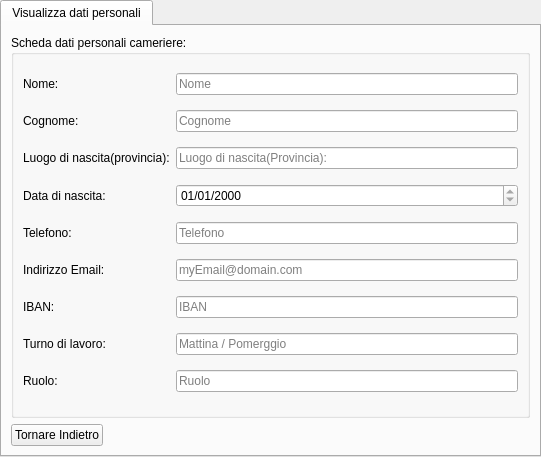
<?xml version="1.0" encoding="UTF-8"?>
<ui version="4.0">
 <class>tabVisualizzaDatiPersonali</class>
 <widget class="QTabWidget" name="tabVisualizzaDatiPersonali">
  <property name="geometry">
   <rect>
    <x>0</x>
    <y>0</y>
    <width>541</width>
    <height>457</height>
   </rect>
  </property>
  <property name="windowTitle">
   <string>Visualizza dati personali</string>
  </property>
  <widget class="QWidget" name="VisualizzaDatiPersonaliCamerieri">
   <attribute name="title">
    <string>Visualizza dati personali</string>
   </attribute>
   <layout class="QGridLayout" name="gridLayout">
    <item row="1" column="1">
     <spacer name="horizontalSpacer">
      <property name="orientation">
       <enum>Qt::Horizontal</enum>
      </property>
      <property name="sizeHint" stdset="0">
       <size>
        <width>40</width>
        <height>20</height>
       </size>
      </property>
     </spacer>
    </item>
    <item row="1" column="0">
     <widget class="QPushButton" name="btnTornareIndietro">
      <property name="text">
       <string>Tornare Indietro</string>
      </property>
     </widget>
    </item>
    <item row="0" column="0" colspan="3">
     <widget class="QGroupBox" name="groupboxSchedaVisualizzazioneDatiPersonaliCamerieri">
      <property name="title">
       <string>Scheda dati personali cameriere:</string>
      </property>
      <layout class="QGridLayout" name="gridLayout_2">
       <item row="8" column="0">
        <widget class="QLabel" name="labelRuoloCamerieri">
         <property name="text">
          <string>Ruolo:</string>
         </property>
        </widget>
       </item>
       <item row="0" column="2">
        <widget class="QLineEdit" name="lineEditNomeCamerieri">
         <property name="text">
          <string/>
         </property>
         <property name="readOnly">
          <bool>true</bool>
         </property>
         <property name="placeholderText">
          <string>Nome</string>
         </property>
        </widget>
       </item>
       <item row="0" column="0">
        <widget class="QLabel" name="labelNomeCamerieri">
         <property name="text">
          <string>Nome:</string>
         </property>
        </widget>
       </item>
       <item row="6" column="0">
        <widget class="QLabel" name="labelIBANCamerieri">
         <property name="text">
          <string>IBAN:</string>
         </property>
        </widget>
       </item>
       <item row="1" column="2">
        <widget class="QLineEdit" name="lineEditCognomeCamerieri">
         <property name="text">
          <string/>
         </property>
         <property name="readOnly">
          <bool>true</bool>
         </property>
         <property name="placeholderText">
          <string>Cognome</string>
         </property>
        </widget>
       </item>
       <item row="3" column="0">
        <widget class="QLabel" name="labelDataDiNascitaProvinciaCamerieri">
         <property name="text">
          <string>Data di nascita:</string>
         </property>
        </widget>
       </item>
       <item row="1" column="0">
        <widget class="QLabel" name="labelCognomeCamerieri">
         <property name="text">
          <string>Cognome:</string>
         </property>
        </widget>
       </item>
       <item row="2" column="0">
        <widget class="QLabel" name="labelLuogoDiNascitaCamerieri">
         <property name="text">
          <string>Luogo di nascita(provincia):</string>
         </property>
        </widget>
       </item>
       <item row="5" column="0">
        <widget class="QLabel" name="labelIndirizzoEmailCamerieri">
         <property name="text">
          <string>Indirizzo Email:</string>
         </property>
        </widget>
       </item>
       <item row="4" column="0">
        <widget class="QLabel" name="labelTelefonoCamerieri">
         <property name="text">
          <string>Telefono:</string>
         </property>
        </widget>
       </item>
       <item row="2" column="2">
        <widget class="QLineEdit" name="lineEditLuogoDiNascitaProvinciaCamerieri">
         <property name="text">
          <string/>
         </property>
         <property name="readOnly">
          <bool>true</bool>
         </property>
         <property name="placeholderText">
          <string>Luogo di nascita(Provincia):</string>
         </property>
        </widget>
       </item>
       <item row="7" column="0">
        <widget class="QLabel" name="labelTurnoDiLavoroCamerieri">
         <property name="text">
          <string>Turno di lavoro:</string>
         </property>
        </widget>
       </item>
       <item row="4" column="2">
        <widget class="QLineEdit" name="lineEditTelefonoCamerieri">
         <property name="text">
          <string/>
         </property>
         <property name="readOnly">
          <bool>true</bool>
         </property>
         <property name="placeholderText">
          <string>Telefono</string>
         </property>
        </widget>
       </item>
       <item row="5" column="2">
        <widget class="QLineEdit" name="lineEditIndirizzoEmailCamerieri">
         <property name="text">
          <string/>
         </property>
         <property name="readOnly">
          <bool>true</bool>
         </property>
         <property name="placeholderText">
          <string>myEmail@domain.com</string>
         </property>
        </widget>
       </item>
       <item row="6" column="2">
        <widget class="QLineEdit" name="lineEditIBANCamerieri">
         <property name="text">
          <string/>
         </property>
         <property name="readOnly">
          <bool>true</bool>
         </property>
         <property name="placeholderText">
          <string>IBAN</string>
         </property>
        </widget>
       </item>
       <item row="3" column="2">
        <widget class="QDateEdit" name="dateEditDataDiNascitaCamerieri">
         <property name="alignment">
          <set>Qt::AlignLeading|Qt::AlignLeft|Qt::AlignVCenter</set>
         </property>
         <property name="readOnly">
          <bool>true</bool>
         </property>
         <property name="displayFormat">
          <string>dd/MM/yyyy</string>
         </property>
        </widget>
       </item>
       <item row="8" column="2">
        <widget class="QLineEdit" name="lineEditRuoloCamerieri">
         <property name="text">
          <string/>
         </property>
         <property name="readOnly">
          <bool>true</bool>
         </property>
         <property name="placeholderText">
          <string>Ruolo</string>
         </property>
        </widget>
       </item>
       <item row="7" column="2">
        <widget class="QLineEdit" name="lineEditTurnoDiLavoroCamerieri">
         <property name="text">
          <string/>
         </property>
         <property name="readOnly">
          <bool>true</bool>
         </property>
         <property name="placeholderText">
          <string>Mattina / Pomerggio</string>
         </property>
        </widget>
       </item>
      </layout>
     </widget>
    </item>
   </layout>
  </widget>
 </widget>
 <resources/>
 <connections/>
</ui>
